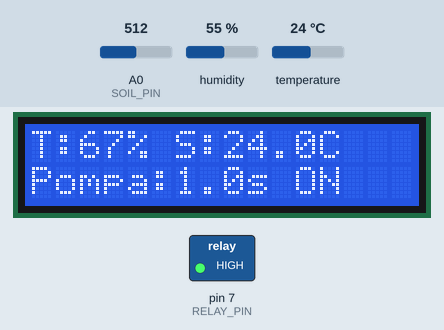
Bench run of a sketch on a simulated Arduino Uno, built with avr-gcc and run on an emulated ATmega328P. Parts: 16×2 character LCD, switched loads named in the sketch (green lamp = pin HIGH). The test bench sets the inputs (shaded band); at power-on: temperature 24 °C, A0 (SOIL_PIN) = 512, humidity 55 %. What the sketch prints to the serial monitor is not drawn.

Above: at 3.6 s.
3.7 s: temperature set to 22.7 °C
At 7.3 s:
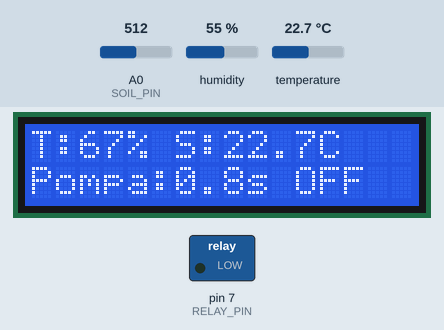
11.3 s: temperature set to 21.8 °C
At 13.0 s:
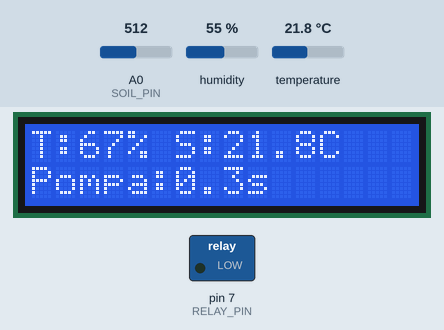
15.3 s: A0 (SOIL_PIN) set to 531
At 19.4 s:
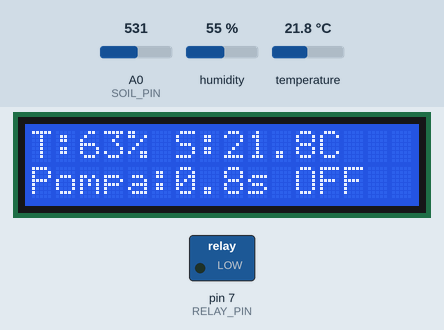
20.3 s: A0 (SOIL_PIN) set to 716
At 22.3 s:
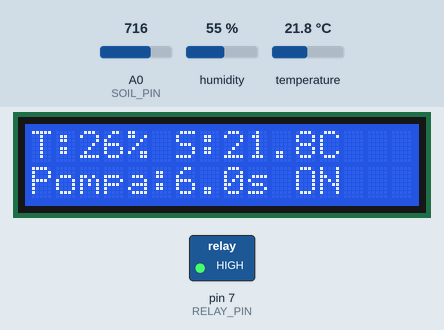
28.2 s: temperature set to 12 °C
At 34.3 s:
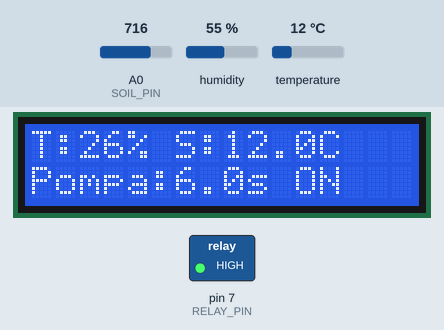
34.6 s: A0 (SOIL_PIN) set to 832
At 39.4 s:
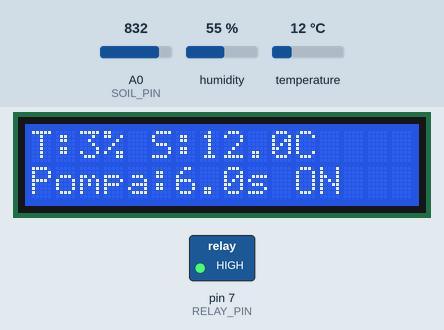
40.6 s: A0 (SOIL_PIN) set to 854
Timing chart, 0 to 46.7 s (numbered marks = the images above; inputs shaded):
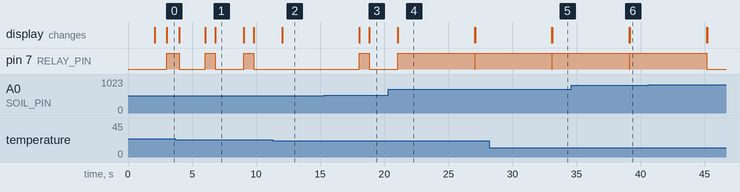

The sketch:

Fuzzy_Sugeno.ino
```cpp
#include <DHT.h>
#include <Wire.h>
#include <LiquidCrystal_I2C.h>

// ===================== PIN =================================
#define SOIL_PIN   A0
#define DHT_PIN    2
#define DHT_TYPE   DHT22
#define RELAY_PIN  7

DHT dht(DHT_PIN, DHT_TYPE);
LiquidCrystal_I2C lcd(0x27, 16, 2);

// ===================== KALIBRASI SENSOR TANAH ==============
const int SOIL_DRY = 850;   // ADC saat kering (udara)
const int SOIL_WET = 350;   // ADC saat basah (air)

// ===================== VARIABEL GLOBAL =====================
float soilPercent  = 0;
float temperature  = 0;
float humidity     = 0;
float pumpDuration = 0;

unsigned long lastRead = 0;
const unsigned long READ_INTERVAL = 3000;

// ============================================================
//         FUNGSI KEANGGOTAAN (TRIANGLE & TRAPEZOID)
// ============================================================

float segitiga(float x, float a, float b, float c) {
  if (x <= a || x >= c) return 0.0;
  if (x == b) return 1.0;
  if (x < b)  return (x - a) / (b - a);
  return (c - x) / (c - b);
}

float trapesium(float x, float a, float b, float c, float d) {
  if (x <= a || x >= d) return 0.0;
  if (x >= b && x <= c) return 1.0;
  if (x < b)  return (x - a) / (b - a);
  return (d - x) / (d - c);
}

// ---------- KELEMBAPAN TANAH ----------
float soilKering(float x) { return trapesium(x, 0,   0,  30, 45); }
float soilSedang(float x) { return segitiga (x, 30, 50, 70);       }
float soilBasah (float x) { return trapesium(x, 55, 70, 100, 100); }

// ---------- SUHU UDARA ----------
float suhuDingin(float x) { return trapesium(x, 0,   0,  20, 27); }
float suhuNormal(float x) { return segitiga (x, 22, 29, 36);      }
float suhuPanas (float x) { return trapesium(x, 32, 38, 50, 50);  }

// ============================================================
//   FUNGSI MIN (NAMA DIGANTI AGAR TIDAK KONFLIK DENGAN BAWAAN)
// ============================================================
float minimum(float a, float b) { return (a < b) ? a : b; }

// ============================================================
//               FUZZY SUGENO ORDE-0 (KONSTANTA)
// ============================================================
// Output tiap rule berupa konstanta z (durasi detik)
// Rumus: z* = Σ(αᵢ × zᵢ) / Σ(αᵢ)

float hitungDurasiSugeno0(float kelembapan, float suhu) {

  // ---------- 1. FUZZIFIKASI ----------
  float sKering = soilKering(kelembapan);
  float sSedang = soilSedang(kelembapan);
  float sBasah  = soilBasah (kelembapan);

  float tDingin = suhuDingin(suhu);
  float tNormal = suhuNormal(suhu);
  float tPanas  = suhuPanas (suhu);

  // ---------- 2. FIRING STRENGTH (α) tiap rule ----------
  // z = konstanta output (detik)
  float a1 = minimum(sKering, tDingin);  float z1 = 6.0;   // Kering & Dingin
  float a2 = minimum(sKering, tNormal);  float z2 = 8.0;   // Kering & Normal
  float a3 = minimum(sKering, tPanas );  float z3 = 9.5;   // Kering & Panas

  float a4 = minimum(sSedang, tDingin);  float z4 = 2.0;   // Sedang & Dingin
  float a5 = minimum(sSedang, tNormal);  float z5 = 4.5;   // Sedang & Normal
  float a6 = minimum(sSedang, tPanas );  float z6 = 6.5;   // Sedang & Panas

  float a7 = minimum(sBasah,  tDingin);  float z7 = 0.0;   // Basah & Dingin
  float a8 = minimum(sBasah,  tNormal);  float z8 = 0.0;   // Basah & Normal
  float a9 = minimum(sBasah,  tPanas );  float z9 = 1.5;   // Basah & Panas

  // ---------- 3. DEFUZZIFIKASI WEIGHTED AVERAGE ----------
  float num = a1*z1 + a2*z2 + a3*z3
            + a4*z4 + a5*z5 + a6*z6
            + a7*z7 + a8*z8 + a9*z9;

  float den = a1 + a2 + a3 + a4 + a5 + a6 + a7 + a8 + a9;

  if (den < 0.0001) return 0.0;
  return num / den;
}

// ============================================================
//               BACA SENSOR
// ============================================================
float bacaKelembapanTanah() {
  int adc = analogRead(SOIL_PIN);
  float persen = map(adc, SOIL_DRY, SOIL_WET, 0, 100);
  return constrain(persen, 0, 100);
}

// ============================================================
//               SETUP
// ============================================================
void setup() {
  Serial.begin(9600);

  pinMode(RELAY_PIN, OUTPUT);
  digitalWrite(RELAY_PIN, LOW);   // Pompa OFF (active HIGH)

  dht.begin();

  lcd.init();
  lcd.backlight();
  lcd.setCursor(0, 0); lcd.print("Penyiram Fuzzy");
  lcd.setCursor(0, 1); lcd.print("Sugeno Orde-0");
  delay(2000);
  lcd.clear();

  Serial.println("=== Fuzzy Sugeno Penyiram Tanaman ===");
}

// ============================================================
//               LOOP UTAMA
// ============================================================
void loop() {
  if (millis() - lastRead >= READ_INTERVAL) {
    lastRead = millis();

    // --- Baca sensor ---
    soilPercent = bacaKelembapanTanah();
    temperature = dht.readTemperature();
    humidity    = dht.readHumidity();

    if (isnan(temperature) || isnan(humidity)) {
      Serial.println("Gagal baca DHT!");
      return;
    }

    // --- Fuzzy Sugeno ---
    pumpDuration = hitungDurasiSugeno0(soilPercent, temperature);

    // --- Serial Monitor ---
    Serial.print("Tanah="); Serial.print(soilPercent, 1); Serial.print("% | ");
    Serial.print("Suhu=");  Serial.print(temperature, 1); Serial.print("C | ");
    Serial.print("Durasi="); Serial.print(pumpDuration, 2); Serial.println(" s");

    // --- LCD ---
    lcd.clear();
    lcd.setCursor(0, 0);
    lcd.print("T:"); lcd.print(soilPercent, 0); lcd.print("% ");
    lcd.print("S:"); lcd.print(temperature, 1); lcd.print("C");
    lcd.setCursor(0, 1);
    lcd.print("Pompa:"); lcd.print(pumpDuration, 1); lcd.print("s ");

    // --- Aktuasi pompa ---
    if (pumpDuration > 0.5) {
      Serial.println(">> Pompa ON");
      lcd.setCursor(11, 1); lcd.print("ON ");
      digitalWrite(RELAY_PIN, HIGH);
      delay((unsigned long)(pumpDuration * 1000));
      digitalWrite(RELAY_PIN, LOW);
      Serial.println(">> Pompa OFF");
      lcd.setCursor(11, 1); lcd.print("OFF");
    }
  }
}
```

Measured:
- the behaviour switches between 22.3 and 22.2 °C on temperature (found by bisection; images 1 and 2)
- the behaviour switches between 520 and 521 on A0 (SOIL_PIN) (found by bisection; images 2 and 3)
- after the input at 3.7 s, the display: first differs from a run without the input after 2.3 s (image 1 shows a later state)
- after the input at 11.3 s, pin 7 (RELAY_PIN): stays LOW (without the input it goes to HIGH after 0.74 s); the display: changes after 0.74 s (image 2)
- after the input at 15.3 s, pin 7 (RELAY_PIN): LOW → HIGH after 2.7 s, → LOW 0.79 s later; the display: first changes after 2.7 s (image 3 shows a later state)
- after the input at 20.3 s, the display: changes after 0.74 s (image 4)
- after the input at 28.2 s, the display: first differs from a run without the input after 4.9 s (image 5)
- after the input at 34.6 s, the display: first differs from a run without the input after 4.6 s (image 6)
- after the input at 40.6 s, pin 7 (RELAY_PIN): goes on until 45.2 s, then stays LOW
